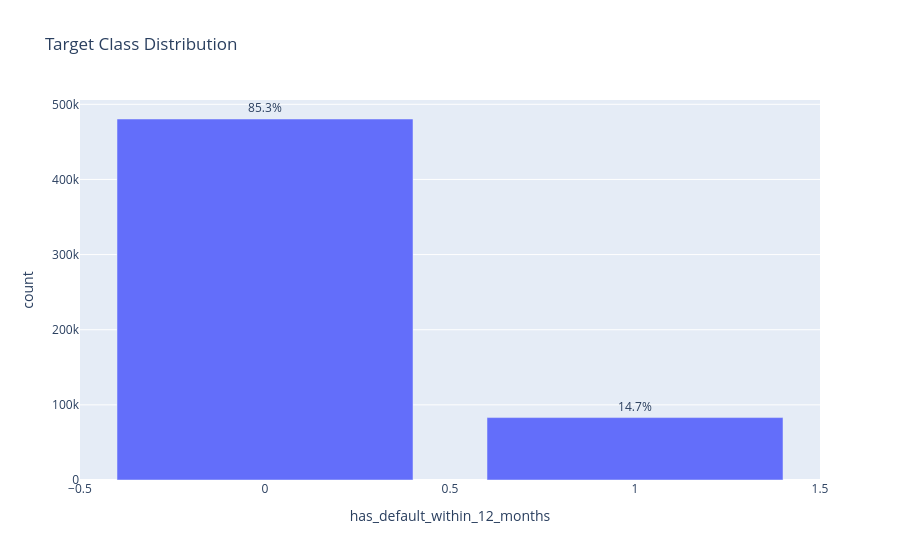

Notebook code for this chart:
### Markdown cell above
## 3. Modeling dataset checks

Before training, we verify that the target has no missing values and that all configured feature columns exist.

### Code cell
missing_config_features = [
    column for column in feature_columns if column not in model_df.columns
]
if missing_config_features:
    raise KeyError(f'Missing configured features: {missing_config_features}')

if target_column not in model_df.columns:
    raise KeyError(f'Target column not found: {target_column}')

if model_df[target_column].isna().sum() > 0:
    raise ValueError('Target column contains missing values.')

modeling_checks = pd.DataFrame([
    {'check': 'rows', 'value': len(model_df)},
    {'check': 'columns', 'value': model_df.shape[1]},
    {'check': 'target_missing_values', 'value': int(model_df[target_column].isna().sum())},
    {'check': 'duplicate_column_names', 'value': int(pd.Index(model_df.columns).duplicated().sum())},
    {'check': 'duplicate_rows', 'value': int(model_df.duplicated().sum())},
])

display(modeling_checks)

class_balance = (
    model_df[target_column]
    .value_counts()
    .sort_index()
    .rename_axis(target_column)
    .reset_index(name='count')
)
class_balance['percentage'] = class_balance['count'] / len(model_df)

display(class_balance)

fig = px.bar(
    class_balance,
    x=target_column,
    y='count',
    text=class_balance['percentage'].map(lambda value: f'{value:.1%}'),
    title='Target Class Distribution',
)
fig.update_traces(textposition='outside')
fig.show()

### Figure 1 — Plotly figure (JSON) as saved in the notebook; plotly's stock layout.template omitted (floating-point values rounded to 4 significant figures)
{"data": [{"hovertemplate": "has_default_within_12_months=%{x}<br>count=%{y}<br>text=%{text}<extra></extra>", "legendgroup": "", "marker": {"color": "#636efa", "pattern": {"shape": ""}}, "name": "", "orientation": "v", "showlegend": false, "text": ["85.3%", "14.7%"], "textposition": "outside", "type": "bar", "x": [0, 1], "xaxis": "x", "y": [480438, 83072], "yaxis": "y"}], "layout": {"barmode": "relative", "legend": {"tracegroupgap": 0}, "title": {"text": "Target Class Distribution"}, "xaxis": {"anchor": "y", "domain": [0, 1], "title": {"text": "has_default_within_12_months"}}, "yaxis": {"anchor": "x", "domain": [0, 1], "title": {"text": "count"}}}}
